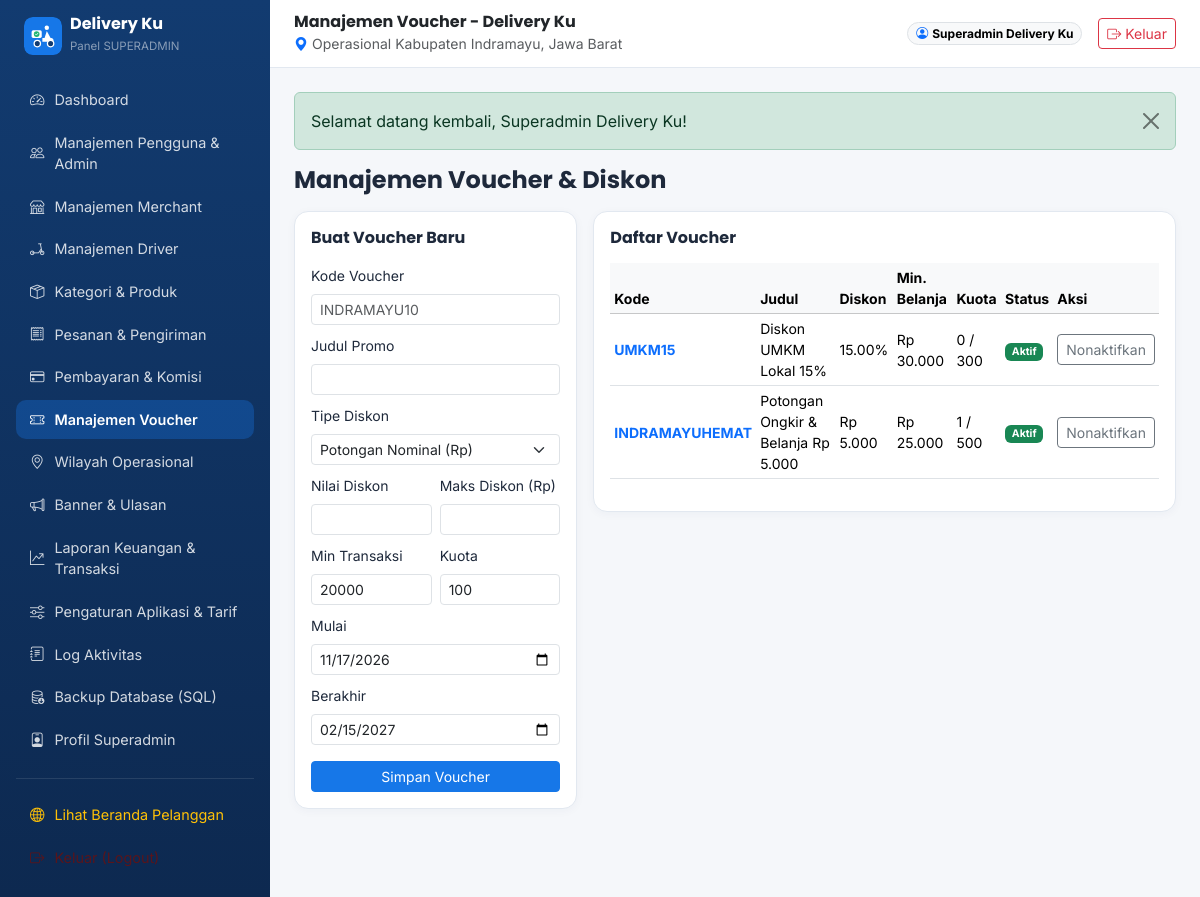
/index.php?route=superadmin/vouchers (signed in), run on the app's committed database.
### tables this page shows
CREATE TABLE IF NOT EXISTS `vouchers` (
    `id` BIGINT UNSIGNED AUTO_INCREMENT PRIMARY KEY,
    `code` VARCHAR(50) NOT NULL UNIQUE,
    `title` VARCHAR(150) NOT NULL,
    `description` TEXT NULL,
    `discount_type` ENUM('percent','fixed') NOT NULL DEFAULT 'fixed',
    `discount_value` DECIMAL(12,2) NOT NULL,
    `max_discount` DECIMAL(12,2) NULL,
    `min_transaction` DECIMAL(12,2) NOT NULL DEFAULT 0.00,
    `quota` INT UNSIGNED NOT NULL DEFAULT 100,
    `used_count` INT UNSIGNED NOT NULL DEFAULT 0,
    `start_date` DATETIME NOT NULL,
    `end_date` DATETIME NOT NULL,
    `is_active` TINYINT(1) NOT NULL DEFAULT 1,
    `created_at` TIMESTAMP DEFAULT CURRENT_TIMESTAMP,
    `updated_at` TIMESTAMP DEFAULT CURRENT_TIMESTAMP ON UPDATE CURRENT_TIMESTAMP,
    `deleted_at` TIMESTAMP NULL DEFAULT NULL
);

### app/controllers/SuperadminController.php (called while the page is built, shortened)
<?php
final class SuperadminController
{
    public function vouchers(): void
    {
        $pdo = Database::connection();
        $vouchers = $pdo->query('SELECT * FROM vouchers WHERE deleted_at IS NULL ORDER BY id DESC')->fetchAll();
        render_view('superadmin/vouchers', ['vouchers' => $vouchers, 'pageTitle' => 'Manajemen Voucher - Delivery Ku'], 'dashboard_shell');
    }
}

### index.php (called while the page is built, shortened)
<?php
$routes = require BASE_PATH . '/routes/web.php';
$route = trim((string)($_GET['route'] ?? ''), '/');
$handler = $routes[$route];
$isPost = ($_SERVER['REQUEST_METHOD'] ?? 'GET') === 'POST';
if ($isPost && isset($handler[2], $handler[3])) {
    $controllerClass = $handler[2];
    $method = $handler[3];
} else {
    $method = $handler[1];
}
$controller = new $controllerClass();
$controller->{$method}();

### resources/views/superadmin/vouchers.php (the view, shortened to what this page needs)
<h4 class="fw-bold mb-3">Manajemen Voucher & Diskon</h4>
<div class="row g-3">
    <div class="col-lg-4">
        <div class="dk-card p-3">
            <h6 class="fw-bold mb-3">Buat Voucher Baru</h6>
            <form method="POST">
                <div class="mb-2"><label class="form-label small">Kode Voucher</label><input type="text" name="code" class="form-control form-control-sm text-uppercase" required placeholder="INDRAMAYU10"></div>
                <div class="mb-2"><label class="form-label small">Judul Promo</label><input type="text" name="title" class="form-control form-control-sm" required></div>
                <div class="mb-2"><label class="form-label small">Tipe Diskon</label><select name="discount_type" class="form-select form-select-sm"><option value="fixed">Potongan Nominal (Rp)</option><option value="percent">Persentase (%)</option></select></div>
                <div class="row g-2 mb-2">
                    <div class="col"><label class="form-label small">Nilai Diskon</label><input type="number" name="discount_value" class="form-control form-control-sm" required></div>
                    <div class="col"><label class="form-label small">Maks Diskon (Rp)</label><input type="number" name="max_discount" class="form-control form-control-sm"></div>
                </div>
                <div class="row g-2 mb-2">
                    <div class="col"><label class="form-label small">Min Transaksi</label><input type="number" name="min_transaction" value="20000" class="form-control form-control-sm"></div>
                    <div class="col"><label class="form-label small">Kuota</label><input type="number" name="quota" value="100" class="form-control form-control-sm"></div>
                </div>
                <div class="row g-2 mb-3">
                    <div class="col"><label class="form-label small">Mulai</label><input type="date" name="start_date" value="<?= date('Y-m-d') ?>" class="form-control form-control-sm"></div>
                    <div class="col"><label class="form-label small">Berakhir</label><input type="date" name="end_date" value="<?= date('Y-m-d', strtotime('+90 days')) ?>" class="form-control form-control-sm"></div>
                </div>
                <button class="btn btn-dk-primary btn-sm w-100">Simpan Voucher</button>
            </form>
        </div>
    </div>
    <div class="col-lg-8">
        <div class="dk-card p-3">
            <h6 class="fw-bold mb-3">Daftar Voucher</h6>
            <div class="table-responsive">
                <table class="table table-sm align-middle small">
                    <thead class="table-light"><tr><th>Kode</th><th>Judul</th><th>Diskon</th><th>Min. Belanja</th><th>Kuota</th><th>Status</th><th>Aksi</th></tr></thead>
                    <tbody>
                    <?php foreach ($vouchers as $v): ?>
                        <tr>
                            <td class="fw-bold text-primary"><?= e($v['code']) ?></td>
                            <td><?= e($v['title']) ?></td>
                            <td><?= $v['discount_type'] === 'percent' ? e((string)$v['discount_value']) . '%' : rupiah($v['discount_value']) ?></td>
                            <td><?= e(rupiah($v['min_transaction'])) ?></td>
                            <td><?= (int)$v['used_count'] ?> / <?= (int)$v['quota'] ?></td>
                            <td><span class="badge text-bg-<?= $v['is_active'] ? 'success' : 'secondary' ?>"><?= $v['is_active'] ? 'Aktif' : 'Nonaktif' ?></span></td>
                            <td>
                                <form method="POST">
                                    <button class="btn btn-outline-secondary btn-sm"><?= $v['is_active'] ? 'Nonaktifkan' : 'Aktifkan' ?></button>
                                </form>
                            </td>
                        </tr>
                    <?php endforeach; ?>
                    </tbody>
                </table>
            </div>
        </div>
    </div>
</div>

### public/assets/css/deliveryku.css (style rules this page uses)
:root { --dk-blue: #1677E8; --dk-navy: #123B70; --dk-white: #FFFFFF; --dk-bg: #F5F7FA; --dk-green: #22B573; --dk-border: #E2E8F0; }
body { font-family: 'Inter', 'Poppins', system-ui, -apple-system, sans-serif; background-color: var(--dk-bg); color: #1E293B; }
h1, h2, h3, h4, h5, h6, .brand-font { font-family: 'Poppins', 'Inter', sans-serif; }
.btn-dk-primary { background-color: var(--dk-blue); border-color: var(--dk-blue); color: #fff; }
.dk-card { border: 1px solid var(--dk-border); border-radius: 14px; box-shadow: 0 2px 10px rgba(18, 59, 112, 0.04); background: #fff; }

### data on the page
vouchers: code "UMKM15", title "Diskon UMKM Lokal 15%", discount_value "15.00", min_transaction "Rp 30.000", used_count "0", quota "300", is_active "Aktif"
vouchers: code "INDRAMAYUHEMAT", title "Potongan Ongkir & Belanja Rp 5.000", discount_value "Rp 5.000", min_transaction "Rp 25.000", used_count "1", quota "500", is_active "Aktif"

### other printed values
$role "SUPERADMIN"
$m['label'] "Dashboard"
$m['label'] "Manajemen Pengguna & Admin"
$m['label'] "Manajemen Merchant"
$m['label'] "Manajemen Driver"
$m['label'] "Kategori & Produk"
$m['label'] "Pesanan & Pengiriman"
$m['label'] "Pembayaran & Komisi"
$m['label'] "Manajemen Voucher"
$m['label'] "Wilayah Operasional"
$m['label'] "Banner & Ulasan"
$m['label'] "Laporan Keuangan & Transaksi"
$m['label'] "Pengaturan Aplikasi & Tarif"
$m['label'] "Log Aktivitas"
$m['label'] "Backup Database (SQL)"
